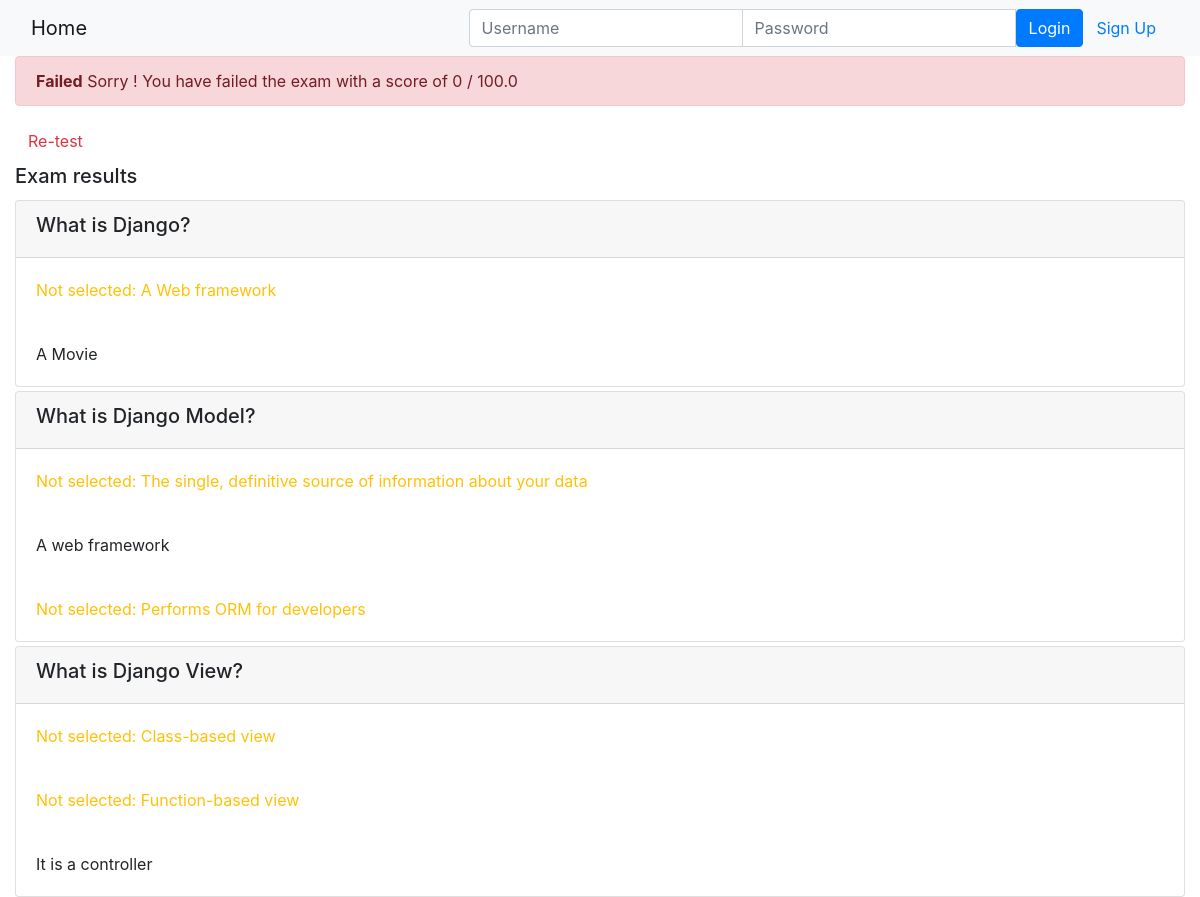
/onlinecourse/2/submission/2/result/, run on the app's committed database.
### onlinecourse/models.py (models this page shows)
class Question(models.Model):
    lesson = models.ForeignKey(Course, on_delete=models.CASCADE)
    question_text = models.TextField()
    grade = models.IntegerField()
    def is_get_score(self, selected_ids):
       all_answers = self.choice_set.filter(is_correct=True).count()
       selected_correct = self.choice_set.filter(is_correct=True, id__in=selected_ids).count()
       if all_answers == selected_correct:
           return True
       else:
           return False

class Choice(models.Model):
    question = models.ForeignKey(Question, on_delete=models.CASCADE)
    is_correct = models.BooleanField()
    choice_text = models.TextField()

### onlinecourse/views.py (the view)
# urls.py: path('<int:course_id>/submission/<int:submission_id>/result/', views.show_exam_result, name='show_exam_result')
def show_exam_result(request, course_id, submission_id):
    course = get_object_or_404(Course, pk=course_id)
    submission = Submission.objects.get(id=submission_id)
    choices = submission.choices.all()
    questions = course.question_set.all()
    choice_ids = [choice.id for choice in choices]
    score = 0
    max_grade = 0
    for question in questions:
        max_grade += question.grade
        if question.is_get_score(choice_ids):
            score += question.grade
    context = {
        "course": course,
        "selected_ids": choice_ids,
        "grade": score,
        "max_grade": max_grade,
        "pct_grade": score / max_grade
    }
    return render(request, "onlinecourse/exam_result_bootstrap.html", context)

### onlinecourse/templates/onlinecourse/exam_result_bootstrap.html (shortened to what this page needs)
<!DOCTYPE html>
<html lang="en">
<head>
    {% load static %}
    <link rel="stylesheet" href="https://maxcdn.bootstrapcdn.com/bootstrap/4.5.2/css/bootstrap.min.css">
</head>
<body>
 <nav class="navbar navbar-light bg-light">
    <div class="container-fluid">
        <div class="navbar-header">
              <a class="navbar-brand" href="{% url 'onlinecourse:index' %}">Home</a>
        </div>
        <ul class="nav navbar-nav navbar-right">
            {% if user.is_authenticated %}
            <li>
                <a class="btn btn-link" href="#">{{ user.first_name }}({{ user.username }})</a>
                <a class="btn btn-link" href="{% url 'onlinecourse:logout' %}">Logout</a>
            </li>
            {% else %}
            <li>
                <form class="form-inline" action="{% url 'onlinecourse:login' %}" method="post">
                    <div class="input-group">
                        <input type="text" class="form-control" placeholder="Username" name="username" >
                        <input type="password" class="form-control" placeholder="Password" name="psw" >
                        <button class="btn btn-primary" type="submit">Login</button>
                        <a class="btn btn-link" href="{% url 'onlinecourse:registration' %}">Sign Up</a>
                    </div>
                </form>
            </li>
            {% endif %}
        </ul>
    </div>
</nav>
<div class="container-fluid">
    {% if pct_grade > 0.8 %}
    <div class="alert alert-success">
       <b>Congratulations, {{user.first_name}}!</b>
       You have passed the exam and completed the course with a score of {{grade}} / {{max_grade}}
    </div>
    {% else %}
    <div class="alert alert-danger">
        <b>Failed</b> Sorry {{user.first_name}}! You have failed the exam with a score of {{grade}} / {{max_grade}}
    </div>
    <a class="btn btn-link text-danger" href="{% url 'onlinecourse:course_details' course.id %}">Re-test</a>
    {% endif %}
    <div class="card-columns-vertical mt-1">
        <h5 class="card-title">Exam results</h5>
        {% for question in course.question_set.all %}
        <div class="card mt-1">
            <div class="card-header"><h5>{{ question.question_text }}</h5></div>
            {% for choice in question.choice_set.all %}
                {% if choice.is_correct and choice.id in selected_ids %}
                <div class="card-body text-success">Correct answer: {{ choice.choice_text }}</div>
                {% elif choice.is_correct and choice.id not in selected_ids %}
                <div class="card-body text-warning">Not selected: {{ choice.choice_text }}</div>
                {% elif not choice.is_correct and choice.id in selected_ids %}
                <div class="card-body text-danger">Wrong answer: {{ choice.choice_text }}</div>
                {% else %}
                <div class="card-body">{{ choice.choice_text }}</div>
                {% endif %}
            {% endfor %}
        </div>
        {% endfor %}
    </div>
</div>
</body>
</html>

### data on the page
Question: question_text "What is Django?"
Choice: choice_text "A Web framework"
Choice: choice_text "A Movie"
Question: question_text "What is Django Model?"
Choice: choice_text "The single, definitive source of information about your data"
Choice: choice_text "A web framework"
Choice: choice_text "Performs ORM for developers"
Question: question_text "What is Django View?"
Choice: choice_text "Class-based view"
Choice: choice_text "Function-based view"
Choice: choice_text "It is a controller"

### other printed values
{{ grade }} "0"
{{ max_grade }} "100.0"
